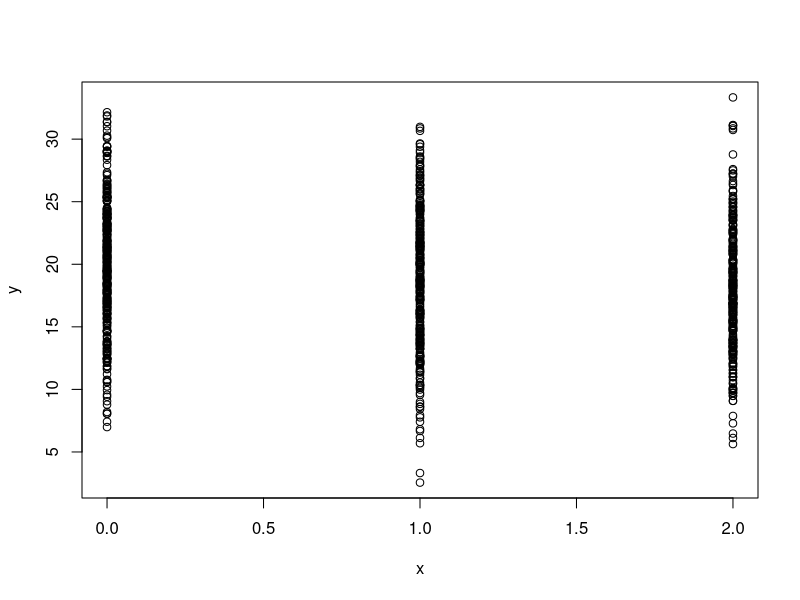
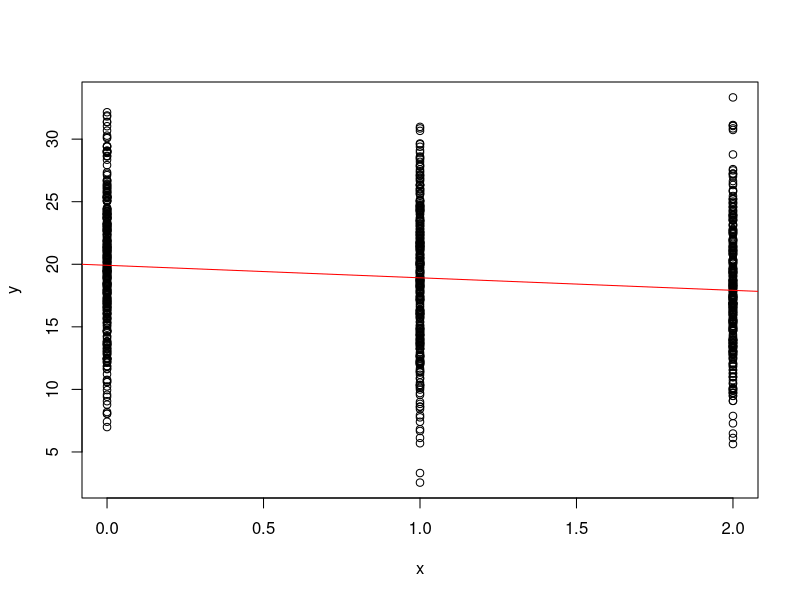

The R source for these figures, in order:
#GENERATOR MODEL
n=1000                            #ndata
x<-floor(runif(n,0,3))            #genotypes
beta<-rnorm(1,0,.5)              #allele subst effects
mu=20                             #population mean
y<-mu+beta*x+rnorm(n,0,sd=5)      #generate data
y_cat<-ifelse(y<mean(y),0,1)      #categorize variable

plot(x,y)                         #plot the data

#FREQUENTIST APPROACH
#####################
#Calculate regression coeficients
SSxy<- sum( (x-mean(x))*(y-mean(y)) )
SSxx<-sum( (x-mean(x))**2 )
b1<-SSxy/SSxx                           #b=cov(x,y)/var(x)

print(paste("The estimated coefficient regresion is",b1))

b0<-mean(y)-b1*mean(x)                  #a=E(y)+bE(x)
print(paste("The estimated intercept is",b0))

#plot data and regression line
plot(x,y)
abline(b0,b1,col="red")

#Calculate the t statistic and the p-value
SSE<-sum((y-(b0+b1*x))**2)
SSE
sR<-SSE/(length(y)-2)

t<-(b1-0)/sqrt(sR/SSxx)
t
#t-Student tables to calculate the cummulative probability of the parametric value (P-value)
#http://cms.dm.uba.ar/academico/materias/1ercuat2015/probabilidades_y_estadistica_C/tabla_tstudent.pdf
#http://www.jorgegalbiati.cl/nuevo_06/tstud.pdf

A<- 1-pt(abs(t),df=(n-2)) #1-cummulative_probability(t,for n-2 degrees of freedom)
pvalue<-2*A
pvalue

#Use glm
summary(glm(y~x))
summary(glm(y_cat~x,family = binomial))

